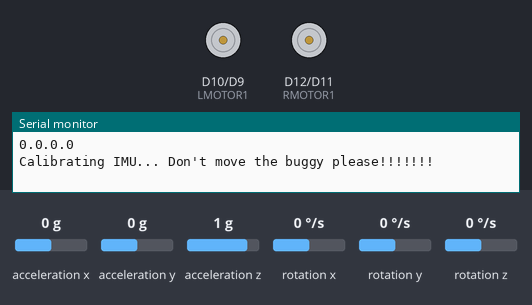
A sketch run on a simulated Arduino Nano 33 IoT. Parts: motor-driver pin pairs drawn as motors (green arrow = first pin HIGH = forward, orange = second pin HIGH = backward, longer = more drive), the last lines printed to the serial monitor. Inputs (shaded band) come from the test bench; at power-on: acceleration y 0 g, acceleration z 1 g, acceleration x 0 g, rotation x 0 °/s, rotation y 0 °/s, rotation z 0 °/s.

Above: at 0.01 s.
At 1.2 s:
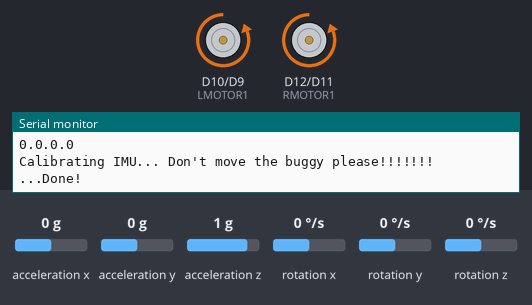
1.3 s: acceleration y set to -1.4 g
2.8 s: acceleration z set to 0 g
At 3.4 s:
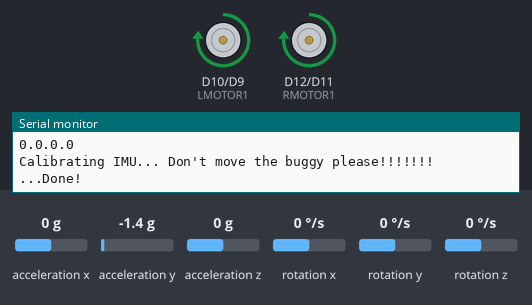
Timing chart, 0 to 5.8 s (numbered marks = the images above; inputs shaded):
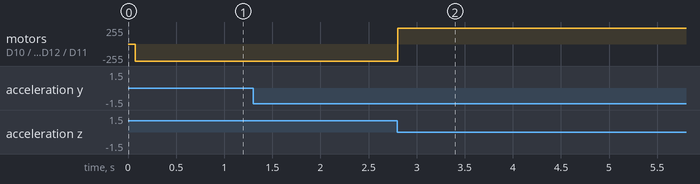

Measured:
- after the input at 2.8 s, motor on D10 (LMOTOR1) / D9 (LMOTOR2), motor on D12 (RMOTOR1) / D11 (RMOTOR2): backward 255/255 → forward 237/255 at once

The sketch:

2e10_Z3_GOLD.ino
```cpp
#include <PID_v1.h>
#include <WiFiNINA.h>
#include <math.h>
#include <Arduino_LSM6DS3.h>

const int LED = 13;

#define PI 3.1415926535897932384626433832795

// LEFT MOTOR
const int LMOTOR1 = 10;
const int LMOTOR2 = 9;

// RIGHT MOTOR
const int RMOTOR1 = 12;
const int RMOTOR2 = 11;

// PID
double Input, Output, Setpoint;
double Kp = 0.1; // Kp needs to be low so it doesn't twerk
double Ki = 0.0; //  Ki needs to be very small
double Kd = 11; // Kd needs to be high because the buggy has to react very fast

char ssid[] = "2e10_Z3";
char pass[] = "gold_acrobat";

WiFiClient client;
WiFiServer server(5200);

float gyroBiasX = 0, gyroBiasY = 0, gyroBiasZ = 0;

double error = 0;
double previousError = 0;
double integral = 0;
double derivative = 0;

double PID (double input, double setpoint) {
  error = setpoint - input;
  integral += error;
  derivative = error - previousError;
  previousError = error;

  return Kp * error + Kd * derivative + Ki * integral;
}

void setup() {
  Serial.begin(9600);

  WiFi.beginAP(ssid, pass);
  IPAddress ip = WiFi.localIP();
  Serial.println(ip);
  server.begin();

  Setpoint = -80.975; //angle where buggy balances itself

  // Set up motors.
  pinMode(LMOTOR1, OUTPUT);
  pinMode(LMOTOR2, OUTPUT);

  pinMode(RMOTOR1, OUTPUT);
  pinMode(RMOTOR2, OUTPUT);
  if (!IMU.begin()) {
    Serial.println("Failed to init IMU");
  }

  Serial.println("Calibrating IMU... Don't move the buggy please!!!!!!!");

  const int n_samples = 250;

  noInterrupts();
  for (int i = 0; i < n_samples; i++) {
    float gyroX, gyroY, gyroZ;

    IMU.readGyroscope(gyroX, gyroY, gyroZ);

    gyroBiasX -= gyroX;
    gyroBiasY -= gyroY;
    gyroBiasZ -= gyroZ;
  }
  interrupts();

  gyroBiasX /= n_samples;
  gyroBiasY /= n_samples;
  gyroBiasZ /= n_samples;

  Serial.println("...Done!");
}

bool keepDriving = true;
const int telemetryDelayUpdateMs = 100;

float Gx, Gy, Gz;
float Ax, Ay, Az;
float GzAngle = 0, GyAngle = 0, GxAngle = 0;

double currentAngle = 0;
int PID_Speed = 0;
double PID_Output = 0;
const double angleThreshold = 1;

float clampAngle(float angle) {
  if (angle > 360){
    return angle - 360;
  }
  else if (angle < -360){
    return angle + 360;
  }
  return angle;
}

void loop() {
  static int prevTime = millis();
  int currTime = millis();
  int elapsedTimeMs = currTime - prevTime;
  prevTime = currTime;

  float prevAx = Ax, prevAy = Ay, prevAz = Az;

  IMU.readAcceleration(Ax, Ay, Az);
  IMU.readGyroscope(Gx, Gy, Gz);

  currentAngle = atan2(Ay, Az) * RAD_TO_DEG;
  PID_Output = PID(currentAngle, Setpoint);

  Gx += gyroBiasX;
  Gy += gyroBiasY;
  Gz += gyroBiasZ;
  GyAngle += Gy * ((float)elapsedTimeMs / 1000) * 1.15;
  GyAngle = clampAngle(GyAngle);

  // If data is available, read it and see if we should keep driving or stop.
  // Update keepDriving based on this.
  client = server.available();
  if (client.connected()) {
    char c = client.read();
    if (c == 'g') {
      keepDriving = true;
    }
    else if (c == 's') {
      keepDriving = false;
    }
  }

  if (abs(Setpoint - currentAngle) > angleThreshold) {
    if (abs(PID_Output) < 1) {
      PID_Speed = 75 + (180 * abs(PID_Output));
    } else PID_Speed = 255;

    if (PID_Output > 0) {
      moveForward(PID_Speed, PID_Speed);
    } else {
      moveBackwards(PID_Speed, PID_Speed);
    }

  } else {
    PID_Speed = 0;
    stop();
  }

  static int telemetryUpdateTimeMs = 0;
  if (millis() - telemetryUpdateTimeMs > telemetryDelayUpdateMs) {
    telemetryUpdateTimeMs = millis();

    String angle_str = String("A:") + String((int)round(GyAngle * 1000000)) + "\n";
    server.write(angle_str.c_str());

    String tilt_str = String("T:") + String((int)round((currentAngle - Setpoint) * 1000000)) + "\n";
    server.write(tilt_str.c_str());

    float realSpeed = (PID_Output > 0) ? ((float)PID_Speed / 255) : -((float)PID_Speed / 255);
    String speed_str = String("S:") + String((int)round(realSpeed * 1000000)) + "\n";
    server.write(speed_str.c_str());

    server.write("PUSH");
  }

}

void stop() {
  moveForward(0, 0);
}

void moveForward(int leftPower, int rightPower) {
  analogWrite(LMOTOR1, leftPower);
  analogWrite(LMOTOR2, 0);
  analogWrite(RMOTOR1, rightPower);
  analogWrite(RMOTOR2, 0);
}

void moveBackwards(int leftPower, int rightPower) {
  analogWrite(LMOTOR1, 0);
  analogWrite(LMOTOR2, leftPower);
  analogWrite(RMOTOR1, 0);
  analogWrite(RMOTOR2, rightPower);
}
```
